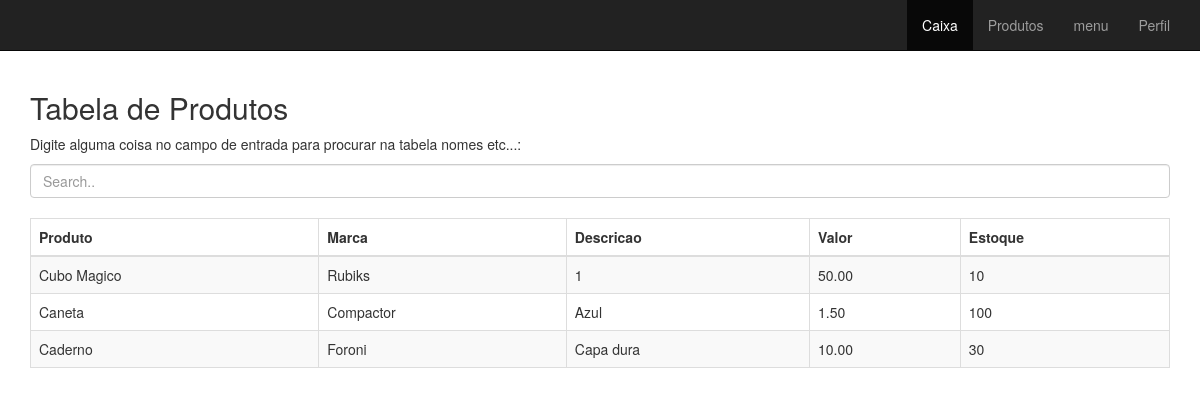
/produtos/, run on the app's committed database.
### appkraft/models.py (models this page shows, shortened)
class Produtos(models.Model):
    codigo_produto = models.IntegerField(unique=True)
    codigo_barras = models.IntegerField(unique=True)
    nome = models.CharField(max_length=150)
    descricao = models.CharField(max_length=150)
    valor = models.DecimalField(max_digits=5, decimal_places=2)
    marca = models.CharField(max_length=150)
    estoque_atual = models.IntegerField()
    estoque_minimo = models.IntegerField()
    observacoes = models.TextField(null=True, blank=True)
    create_data = models.DateTimeField(
        default=timezone.now, blank=True, null=True
    )

### appkraft/views.py (the view)
# urls.py: path('produtos/', views.produtos, name='produtos')
def produtos(request):
    produtos = Produtos.objects.all()
    context = {'produtos':produtos}
    return render(request, 'appkraft/produtos.html', context)

### appkraft/templates/appkraft/produtos.html (shortened to what this page needs)
{% extends 'appkraft/base.html' %}
{% block content %}
    <div class="container">
            <h2>Tabela de Produtos</h2>
            <p>Digite alguma coisa no campo de entrada para procurar na tabela nomes etc...:</p>
            <input class="form-control" id="myInput" type="text" placeholder="Search..">
            <br>
            <table class="table table-bordered table-striped">
              <thead>
                <tr>
                  <th>Produto</th>
                  <th>Marca</th>
                  <th>Descricao</th>
                  <th>Valor</th>
                  <th>Estoque</th>
                </tr>
              </thead>
              <tbody id="myTable">
                {% for produto in produtos %}
                    <tr>
                        <td>{{ produto.nome }}</td>
                        <td>{{ produto.marca }}</td>
                        <td>{{ produto.descricao }}</td>
                        <td>{{ produto.valor }}</td>
                        <td>{{ produto.estoque_atual }}</td>
                    </tr>
                {% endfor %}
              </tbody>
            </table>
          </div>
{% endblock %}

### appkraft/templates/appkraft/base.html (shortened to what this page needs)
{% load staticfiles %}
{% load static %}
<!DOCTYPE html>
<html lang="en">
<head>
    <link rel="stylesheet" href="https://maxcdn.bootstrapcdn.com/bootstrap/3.3.7/css/bootstrap.min.css">
</head>
<body>
    <div class="navbar navbar-inverse navbar-static-top">
        <div class="container">
            <div class="collapse navbar-collapse navHeaderCollapse">
                <ul class="nav navbar-nav navbar-right">
                    <li class="active"><a href="/">Caixa</a></li>
                    <li><a href="{% url 'produtos' %}">Produtos</a></li>
                    <li><a href="#">menu</a></li>
                    <li><a href="#">Perfil</a></li>
                </ul>
            </div>
        </div>
    </div>
    {% block content %}
    {% endblock %}
</body>
</html>

### data on the page
Produtos: nome "Cubo Magico", marca "Rubiks", descricao "1", valor "50.00", estoque_atual "10"
Produtos: nome "Caneta", marca "Compactor", descricao "Azul", valor "1.50", estoque_atual "100"
Produtos: nome "Caderno", marca "Foroni", descricao "Capa dura", valor "10.00", estoque_atual "30"
